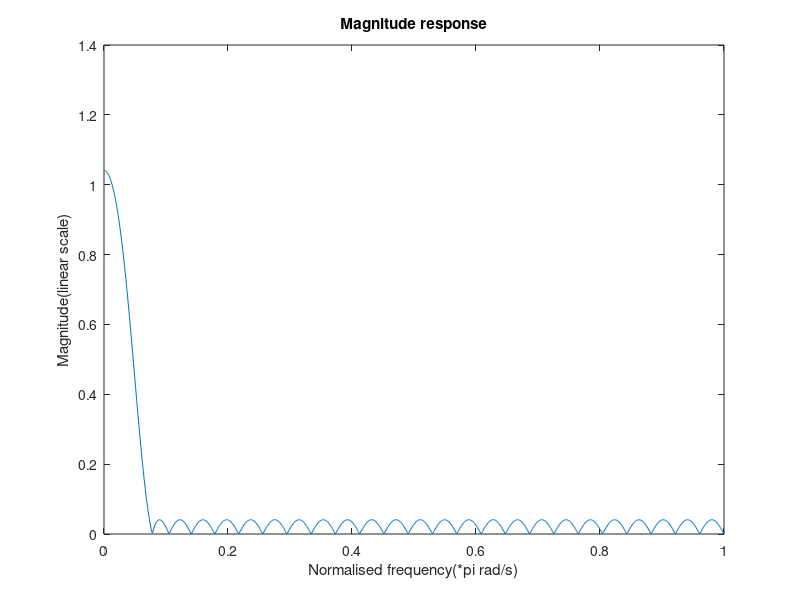

This chart was generated by the following MATLAB code: (Note: this script raises an error after producing the figure.)
%filter design
clc;
clear;
close all;


N = 2^9;  % block length

fs = 24E3;%samplin frequency
% FIR filter design
[ORD, passband_edge, frequency_band_mag, w] = firpmord([220 880], [1 0], [0.05 0.05], fs);
ORD = ORD + 10; 

num = firpm(ORD, passband_edge, frequency_band_mag, w);

%verify the filter
[h, w] = freqz(num, 1, 2^10);
plot(w/pi, abs(h));
title('Magnitude response');
xlabel('Normalised frequency(*pi rad/s)');
ylabel('Magnitude(linear scale)');

%PHASE
figure;
plot(w/pi, phase(h));
title('Phase response');
xlabel('Normalised frequency(*pi rad/s)');
ylabel('Phase(rad)');

%num is the filter coefficients we need
%use print array for this array
print_array(num, 'b');

%%%%Test signal genration
%central frequency at around
%r = r1+r2, where r1 at 100Hz, 
f1 = 100;
w1 = 2*pi*f1;
%r2 at 1000Hz 
f2 = 2000;
w2 = 2*pi*f2;
%test signal length is the same as the sampling frequency
n_sampled = (1:fs*100)/fs;
x = sin(w1*n_sampled)+sin(w2*n_sampled);

%plot this generated signal in frequency domain
figure;
N=fs*100;
X1_mags = abs(fft(x));
fax_bins = [0 : N-1]; %frequency axis in bins
N_2 = ceil(N/2);
plot(fax_bins(1:N_2)*fs/N, X1_mags(1:N_2));
title('Generated x in Frequency domain');
xlabel('frequency(Hz)');
ylabel('Magnitude(linear scale)');

%sound(x, fs);

%%try to filter this signal with the filter we designed

x_filtered = filter(num, 1, x);


%plot this generated signal in frequency domain
figure;
N=fs*100;
X1_mags = abs(fft(x_filtered));
fax_bins = [0 : N-1]; %frequency axis in bins
N_2 = ceil(N/2);
plot(fax_bins(1:N_2)*fs/N, X1_mags(1:N_2));
title('filtered x in Frequency domain');
xlabel('frequency(Hz)');
ylabel('Magnitude(linear scale)');

%sound(x, fs);

y_overlapadd = overlapadd(num, x, N);
y_filter  = filter(num, 1, x);
y_fftfilt  = fftfilt(num, x);

for i= 1:1:length(y_overlapadd)
    if((y_overlapadd(i)) ~= (y_fftfilt(i)))
        fprintf('WRONG!!!\n');
    end
end

fprintf('the overlap add output is the same as the fftfilt() function output' );
